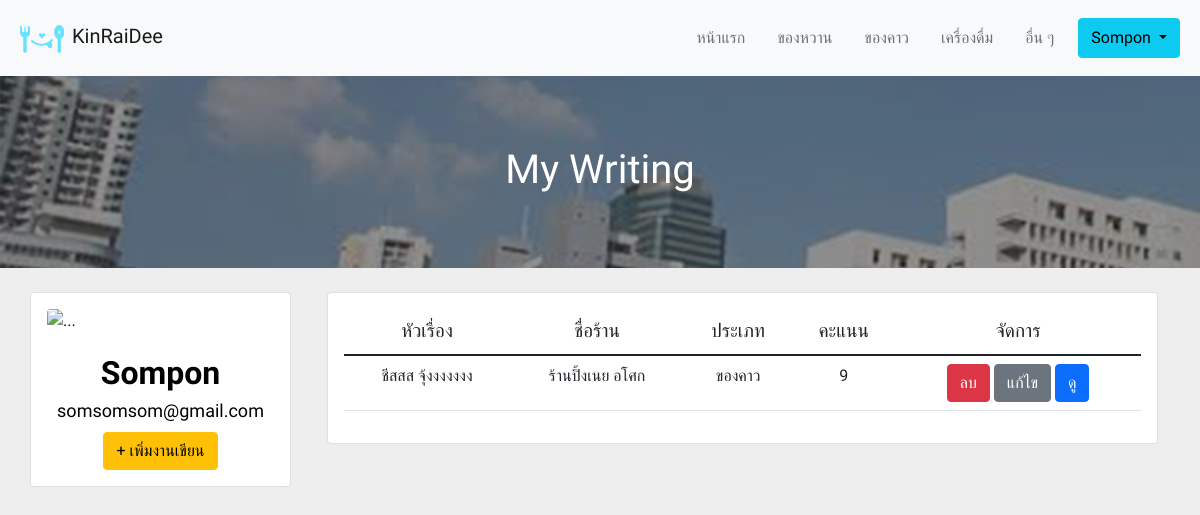
The page /my_writing.php (signed in) on the database its author committed.
### tables this page shows
CREATE TABLE `writing` (
  `id` int(11) NOT NULL,
  `topic` varchar(200) NOT NULL,
  `r_name` varchar(200) NOT NULL,
  `category` varchar(200) NOT NULL,
  `score` varchar(50) NOT NULL,
  `writer` varchar(200) NOT NULL,
  `writer_id` int(11) NOT NULL,
  `des` mediumtext NOT NULL,
  `pic` varchar(5000) NOT NULL
);

### my_writing.php (the view, shortened to what this page needs)
<!DOCTYPE html>
<html lang="en">
<head>
    <link href="https://cdn.jsdelivr.net/npm/bootstrap@5.1.3/dist/css/bootstrap.min.css" rel="stylesheet"
>
</head>
<body>
    <?php require('navbar.php')?>
    <?php
    require('connectdb.php');
    ?>
    <?php
    $w_id = $_SESSION['id'];
    $sql = "SELECT `id`, `topic`, `r_name`, `category`, `score`, `writer`, `writer_id`, `des` FROM `writing` WHERE writer_id='$w_id'";
    $query_sql = $connectdb->query($sql);
    ?>
    <section style="background: url('pic/small.jpg'); height: 12rem;">
        <h1 class="topic">My Writing</h1>
    </section>
    <div class="container mt-4 mb-4">
        <div class="row mt-4">
            <div class="col-lg-3 col-md-3" style="padding-right: 24px; padding-left: 0px;">
            <div class="card">
                <div class="card-body">
                <img src="https://i.pinimg.com/originals/d2/28/71/d22871b6c9e94e1d973663bbe1d0b276.jpg" class="img-fluid rounded mx-auto d-block" alt="...">
                <div class="profile mt-3 mb-2">
                    <font size="6px"><b><?php echo $_SESSION['username']; ?></b></font> <br>
                    <?php echo $_SESSION['email']; ?>
                </div>
                <center><a href="write.php"><button type="button" class="btn btn-warning">+ เพิ่มงานเขียน</button></a></center>
                </div>
            </div>
            </div>
            <div class="col-lg-9 col-md-9">
                <div class="card">
                    <div class="card-body">
                        <div class="table-responsive">
                            <table class="table text-center">
                                <thead style="font-size: 19px;">
                                    <td>หัวเรื่อง</td>
                                    <td>ชื่อร้าน</td>
                                    <td>ประเภท</td>
                                    <td>คะแนน</td>
                                    <td>จัดการ</td>
                                </thead>
                                <?php while($row = mysqli_fetch_array($query_sql)){ ?>
                                <tr>
                                    <td><?php echo $row['topic']; ?></td>
                                    <td><?php echo $row['r_name']; ?></td>
                                    <td><?php echo $row['category']; ?></td>
                                    <td><?php echo $row['score']; ?></td>
                                    <td>
                                        <a href=""><button type="button" class="btn btn-danger delete_data" id="<?php echo $row['id']; ?>">ลบ</button></a>
                                        <a href="edit_write.php?id=<?php echo $row['id']; ?>"  class="btn btn-secondary">แก้ไข</a>
                                        <a href="arnbotkwarm.php?id=<?php echo $row['id']; ?>" class="btn btn-primary">ดู</a>
                                    </td>
                                </tr>
                                <?php } ?>
                            </table>
                        </div>
                    </div>
                </div>
            </div>
        </div>
    </div>
</body>
</html>

### my_writing.php (style rules this page uses)
body { background-color:rgb(238, 238, 238) ; font-family: 'Prompt', sans-serif; color: black; }
.profile { font-size: 18px; text-align: center; }
.topic { text-align: center; padding: 70px; color: white; }

### rows shown on the page
writing: topic "ชีสสส จุ้งงงงงงง", r_name "ร้านปิ้งเนย อโศก", category "ของคาว", score "9"

### other values the page prints
$_SESSION['username'] "Sompon"
$_SESSION['email'] "somsomsom@gmail.com"
